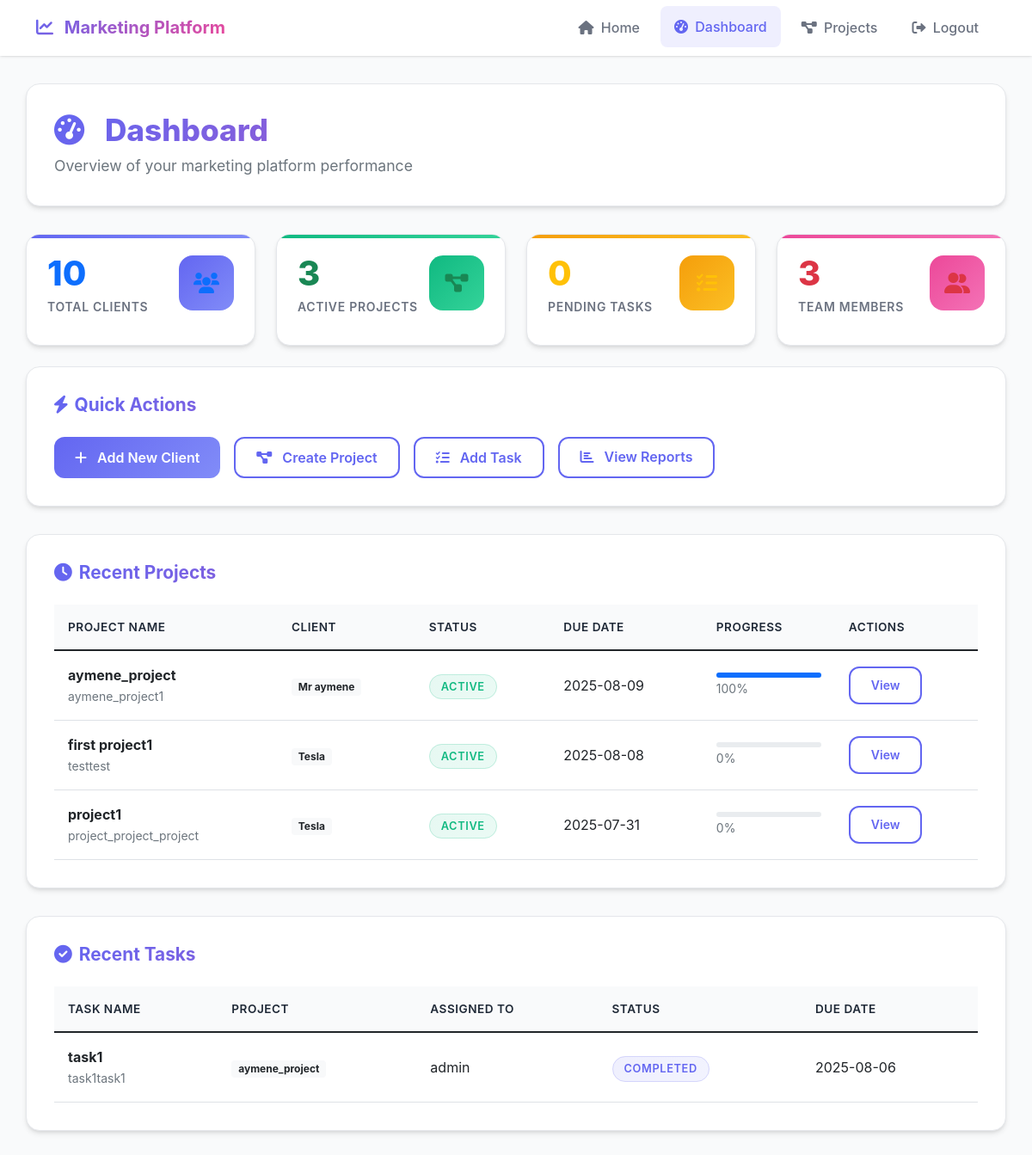
Before: /dashboard (signed in) with the older database file.
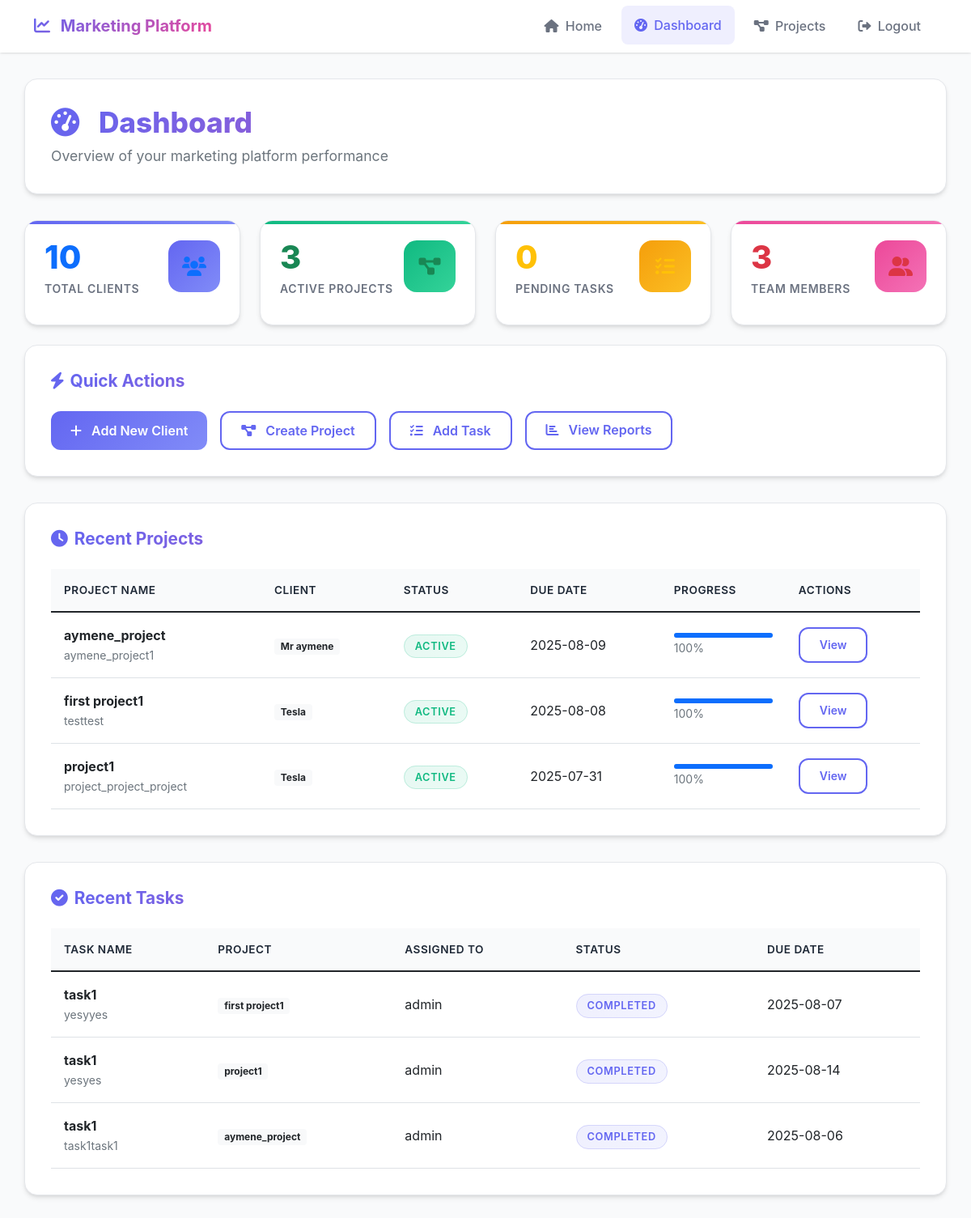
After: the same page with the newer database file.
### models.py (models this page shows, shortened)
class Project(db.Model):
    id = db.Column(db.Integer, primary_key=True)
    name = db.Column(db.String(200), nullable=False)
    description = db.Column(db.Text)
    status = db.Column(db.String(50), nullable=False, default='active')
    due_date = db.Column(db.Date)
    user_id = db.Column(db.Integer, db.ForeignKey('user.id'), nullable=False)
    client_id = db.Column(db.Integer, db.ForeignKey('client.id'), nullable=True)  # ADD THIS LINE
    created_at = db.Column(db.DateTime, default=datetime.utcnow)
    tasks = db.relationship('Task', backref='project', lazy=True, cascade='all, delete-orphan')
    analytics = db.relationship('Analytics', backref='project', lazy=True, cascade='all, delete-orphan')
    automation_triggers = db.relationship('AutomationTrigger', backref='project', lazy=True)
    def get_progress(self):
        total_tasks = len(self.tasks)
        if total_tasks == 0:
            return 0
        completed_tasks = len([task for task in self.tasks if task.status == 'completed'])
        return int((completed_tasks / total_tasks) * 100)

class Client(db.Model):
    id = db.Column(db.Integer, primary_key=True)
    name = db.Column(db.String(200), nullable=False)
    company = db.Column(db.String(200))
    email = db.Column(db.String(120))
    sector = db.Column(db.String(100))  # business sector
    logo_url = db.Column(db.String(500))
    created_at = db.Column(db.DateTime, default=datetime.utcnow)
    projects = db.relationship('Project', backref='client', lazy=True)

class Task(db.Model):
    id = db.Column(db.Integer, primary_key=True)
    title = db.Column(db.String(200), nullable=False)
    description = db.Column(db.Text)
    status = db.Column(db.String(50), nullable=False, default='todo')  # 'todo', 'in_progress', 'completed'
    assigned_to = db.Column(db.String(100))
    due_date = db.Column(db.Date)
    project_id = db.Column(db.Integer, db.ForeignKey('project.id'), nullable=False)
    created_at = db.Column(db.DateTime, default=datetime.utcnow)
    completed_at = db.Column(db.DateTime)

### app.py (the view)
    @app.route('/dashboard')
    @login_required
    def dashboard():
        stats = get_dashboard_stats()
        recent_projects = get_recent_projects()
        recent_tasks = get_recent_tasks()
        deadline_info = get_deadline_summary()
        return render_template('dashboard/index.html',
                            stats=stats,
                            recent_projects=recent_projects,
                            recent_tasks=recent_tasks,
                            deadline_info=deadline_info)

### models.py (called while the page is built)
    def is_admin(self):
        return self.role == 'admin'

### templates/dashboard/index.html (shortened to what this page needs)
<!DOCTYPE html>
<html lang="en">
<head>
    <link href="https://cdn.jsdelivr.net/npm/bootstrap@5.1.3/dist/css/bootstrap.min.css" rel="stylesheet">
    <link href="https://cdnjs.cloudflare.com/ajax/libs/font-awesome/6.0.0/css/all.min.css" rel="stylesheet">
</head>
<body>
    <nav class="navbar navbar-expand-lg navbar-dark">
        <div class="container">
            <a class="navbar-brand" href="/">
                <i class="fas fa-chart-line me-2"></i>
                Marketing Platform
            </a>
            <div class="collapse navbar-collapse" id="navbarNav">
                <ul class="navbar-nav ms-auto">
                    <li class="nav-item">
                        <a class="nav-link" href="/">
                            <i class="fas fa-home me-1"></i>
                            Home
                        </a>
                    </li>
                    <li class="nav-item">
                        <a class="nav-link active" href="/dashboard">
                            <i class="fas fa-tachometer-alt me-1"></i>
                            Dashboard
                        </a>
                    </li>
                    <li class="nav-item">
                        <a class="nav-link" href="#" onclick="showProjectsView()">
                            <i class="fas fa-project-diagram me-1"></i>
                            Projects
                        </a>
                    </li>
                    <li class="nav-item">
                        <a class="nav-link" href="#" onclick="logout()">
                            <i class="fas fa-sign-out-alt me-1"></i>
                            Logout
                        </a>
                    </li>
                </ul>
            </div>
        </div>
    </nav>
    <div class="container main-content">
        <div class="page-header">
            <h1 class="page-title">
                <i class="fas fa-tachometer-alt me-3"></i>
                Dashboard
            </h1>
            <p class="page-subtitle">Overview of your marketing platform performance</p>
        </div>
        <div class="row">
            <div class="col-md-3 col-sm-6">
                <div class="stats-card clients">
                    <div class="d-flex justify-content-between align-items-center">
                        <div>
                            <p class="stat-number text-primary">{{ stats.clients or 0 }}</p>
                            <p class="stat-label">Total Clients</p>
                        </div>
                        <div class="stat-icon text-primary">
                            <i class="fas fa-users"></i>
                        </div>
                    </div>
                </div>
            </div>
            <div class="col-md-3 col-sm-6">
                <div class="stats-card projects">
                    <div class="d-flex justify-content-between align-items-center">
                        <div>
                            <p class="stat-number text-success">{{ stats.projects or 0 }}</p>
                            <p class="stat-label">Active Projects</p>
                        </div>
                        <div class="stat-icon text-success">
                            <i class="fas fa-project-diagram"></i>
                        </div>
                    </div>
                </div>
            </div>
            <div class="col-md-3 col-sm-6">
                <div class="stats-card tasks">
                    <div class="d-flex justify-content-between align-items-center">
                        <div>
                            <p class="stat-number text-warning">{{ stats.tasks or 0 }}</p>
                            <p class="stat-label">Pending Tasks</p>
                        </div>
                        <div class="stat-icon text-warning">
                            <i class="fas fa-tasks"></i>
                        </div>
                    </div>
                </div>
            </div>
            <div class="col-md-3 col-sm-6">
                <div class="stats-card users">
                    <div class="d-flex justify-content-between align-items-center">
                        <div>
                            <p class="stat-number text-danger">{{ stats.users or 0 }}</p>
                            <p class="stat-label">Team Members</p>
                        </div>
                        <div class="stat-icon text-danger">
                            <i class="fas fa-user-friends"></i>
                        </div>
                    </div>
                </div>
            </div>
        </div>
        <div class="section-card">
            <h2 class="section-title">
                <i class="fas fa-bolt"></i>
                Quick Actions
            </h2>
            <div class="quick-actions">
                <button class="btn btn-primary" data-bs-toggle="modal" data-bs-target="#createClientModal">
                    <i class="fas fa-plus me-2"></i>
                    Add New Client
                </button>
                <button class="btn btn-outline-primary" data-bs-toggle="modal" data-bs-target="#createProjectModal">
                    <i class="fas fa-project-diagram me-2"></i>
                    Create Project
                </button>
                <button class="btn btn-outline-primary" data-bs-toggle="modal" data-bs-target="#addTaskModal">
                    <i class="fas fa-tasks me-2"></i>
                    Add Task
                </button>
                <a href="/reports" class="btn btn-outline-primary" style="text-decoration: none;">
                    <i class="fas fa-chart-bar me-2"></i>
                    View Reports
                </a>
            </div>
        </div>
        <div class="section-card">
            <h2 class="section-title">
                <i class="fas fa-clock"></i>
                Recent Projects
            </h2>
            {% if recent_projects %}
                <div class="table-responsive">
                    <table class="table">
                        <thead>
                            <tr>
                                <th>Project Name</th>
                                <th>Client</th>
                                <th>Status</th>
                                <th>Due Date</th>
                                <th>Progress</th>
                                <th>Actions</th>
                            </tr>
                        </thead>
                        <tbody>
                            {% for project in recent_projects %}
                            <tr>
                                <td>
                                    <strong>{{ project.name }}</strong>
                                    <br>
                                    <small class="text-muted">{{ project.description[:50] }}{% if project.description|length > 50 %}...{% endif %}</small>
                                </td>
                                <td>
                                    {% if project.client %}
                                        <span class="badge bg-light text-dark">{{ project.client.name }}</span>
                                    {% else %}
                                        <span class="text-muted">No client</span>
                                    {% endif %}
                                </td>
                                <td>
                                    <span class="status-badge status-{{ project.status.lower() }}">
                                        {{ project.status }}
                                    </span>
                                </td>
                                <td>
                                    {% if project.due_date %}
                                        {{ project.due_date.strftime('%Y-%m-%d') }}
                                    {% else %}
                                        <span class="text-muted">No due date</span>
                                    {% endif %}
                                </td>
                                <td>
                                    <div class="progress" style="height: 6px;">
                                        <div class="progress-bar" role="progressbar"
                                             style="width: {{ project.get_progress() or 0 }}%"></div>
                                    </div>
                                    <small class="text-muted">{{ project.get_progress() or 0 }}%</small>
                                </td>
                                <td>
                                    <a href="/project/{{ project.id }}" class="btn btn-sm btn-outline-primary">
                                        View
                                    </a>
                                </td>
                            </tr>
                            {% endfor %}
                        </tbody>
                    </table>
                </div>
            {% endif %}
        </div>
        <div class="section-card">
            <h2 class="section-title">
                <i class="fas fa-check-circle"></i>
                Recent Tasks
            </h2>
            {% if recent_tasks %}
                <div class="table-responsive">
                    <table class="table">
                        <thead>
                            <tr>
                                <th>Task Name</th>
                                <th>Project</th>
                                <th>Assigned To</th>
                                <th>Status</th>
                                <th>Due Date</th>
                            </tr>
                        </thead>
                        <tbody>
                            {% for task in recent_tasks %}
                            <tr>
                                <td>
                                    <strong>{{ task.title }}</strong>
                                    {% if task.description %}
                                        <br>
                                        <small class="text-muted">{{ task.description[:40] }}{% if task.description|length > 40 %}...{% endif %}</small>
                                    {% endif %}
                                </td>
                                <td>
                                    <span class="badge bg-light text-dark">{{ task.project.name }}</span>
                                </td>
                                <td>
                                    {% if task.assigned_to %}
                                        {{ task.assigned_to }}
                                    {% else %}
                                        <span class="text-muted">Unassigned</span>
                                    {% endif %}
                                </td>
                                <td>
                                    <span class="status-badge status-{{ task.status.lower() }}">
                                        {{ task.status.replace('_', ' ') }}
                                    </span>
                                </td>
                                <td>
                                    {% if task.due_date %}
                                        {{ task.due_date.strftime('%Y-%m-%d') }}
                                    {% else %}
                                        <span class="text-muted">No due date</span>
                                    {% endif %}
                                </td>
                            </tr>
                            {% endfor %}
                        </tbody>
                    </table>
                </div>
            {% endif %}
        </div>
    </div>
</body>
</html>

Changed rows visible on the page:
computed for Project "first project1": status "0" → "100"
computed for Project "project1": status "0" → "100"
added Task: title "task1", description "yesyyes", project.name "first project1", assigned_to "admin", status.replace "COMPLETED", due_date "2025-08-07"
added Task: title "task1", description "yesyes", project.name "project1", assigned_to "admin", status.replace "COMPLETED", due_date "2025-08-14"
